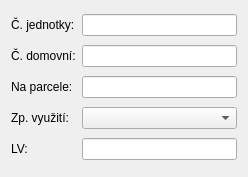
<?xml version="1.0" encoding="UTF-8"?>
<ui version="4.0">
 <class>JednotkySearchForm</class>
 <widget class="QWidget" name="JednotkySearchForm">
  <property name="geometry">
   <rect>
    <x>0</x>
    <y>0</y>
    <width>248</width>
    <height>177</height>
   </rect>
  </property>
  <property name="windowTitle">
   <string>Form</string>
  </property>
  <layout class="QGridLayout" name="gridLayout">
   <item row="0" column="0">
    <widget class="QLabel" name="label">
     <property name="text">
      <string>Č. jednotky:</string>
     </property>
    </widget>
   </item>
   <item row="1" column="0">
    <widget class="QLabel" name="label_2">
     <property name="text">
      <string>Č. domovní:</string>
     </property>
    </widget>
   </item>
   <item row="2" column="0">
    <widget class="QLabel" name="label_3">
     <property name="text">
      <string>Na parcele:</string>
     </property>
    </widget>
   </item>
   <item row="3" column="0">
    <widget class="QLabel" name="label_4">
     <property name="text">
      <string>Zp. využití:</string>
     </property>
    </widget>
   </item>
   <item row="4" column="0">
    <widget class="QLabel" name="label_5">
     <property name="text">
      <string>LV:</string>
     </property>
    </widget>
   </item>
   <item row="0" column="1">
    <widget class="QLineEdit" name="mCisloJednotkyLineEdit"/>
   </item>
   <item row="1" column="1">
    <widget class="QLineEdit" name="mCisloDomovniLineEdit"/>
   </item>
   <item row="2" column="1">
    <widget class="QLineEdit" name="mNaParceleLineEdit"/>
   </item>
   <item row="4" column="1">
    <widget class="QLineEdit" name="mLvJednotkyLineEdit"/>
   </item>
   <item row="3" column="1">
    <widget class="QComboBox" name="mZpVyuzitiCombo"/>
   </item>
  </layout>
 </widget>
 <resources/>
 <connections/>
</ui>
